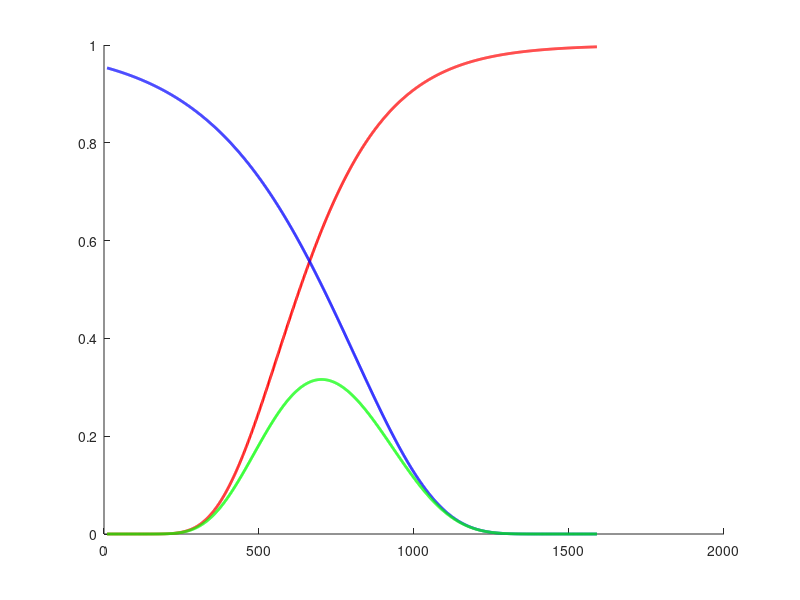

Recreate this plot in MATLAB. (Note: this script raises an error after producing the figure.)
%lab 3

D = 1600;       % total distance between the two stations
n = 4;          % path loss exponent
stdev = 6;      % standard deviation in dB
d0 = 1;         % close in distance
pr_d0 = 0;      % receiver power
pr_min = -118;  % min usable signal
pr_ho = -112;   % handoff threshold

% Create array of distances from station 1
d1_array = 10:1:1590;  % distances from 1m to 1599m (NOT 1600!)
d2_array = D - d1_array;  % corresponding distances from station 2 (1599m to 1m)

% Calculate mean received power for each distance
mean_pr_d1 = pr_d0 - 10*n*log10(d1_array/d0);
mean_pr_d2 = pr_d0 - 10*n*log10(d2_array/d0);

% Calculate probabilities
prob_pr_d1 = 1 - qfunc((pr_ho - mean_pr_d1) / stdev);  % P(Pr1 > pr_ho)
prob_pr_d2 = 1 - qfunc((pr_min - mean_pr_d2) / stdev);  % P(Pr2 > pr_min)
prob_both = prob_pr_d1 .* prob_pr_d2;  % combined prob

% Find d_ho for 95 percent handoff probability
t_prob = 0.95;
[~, idx] = min(abs(prob_both - t_prob));
d_ho = d1_array(idx); % issues incountedred with trying to use interp1 

fprintf('Distance for 95%% handoff probability: d_HO = %.2f meters\n', d_ho);


% Plot 1 (parts a-c) but with the ref line 

figure;
hold on;
plot(d1_array, prob_pr_d1, 'r-', 'LineWidth', 2, 'DisplayName', 'P(Pr_1 > pr_{ho})');
plot(d1_array, prob_pr_d2, 'b-', 'LineWidth', 2, 'DisplayName', 'P(Pr_2 > pr_{min})');
plot(d1_array, prob_both, 'g-', 'LineWidth', 2, 'DisplayName', 'P(both)');

% Add reference line at 95%
yline(0.95, '--k', 'P = 0.95', 'LineWidth', 1.5);

xlabel('Distance from Station 1 (m)');
ylabel('Probability');
title('Probability of Received Power vs Distance');
legend show;
grid on;
hold off;

% Use Data Cursor or ginput to read the value
fprintf('Use the data cursor (click on graph toolbar) to find where green line crosses P=0.95\n');
